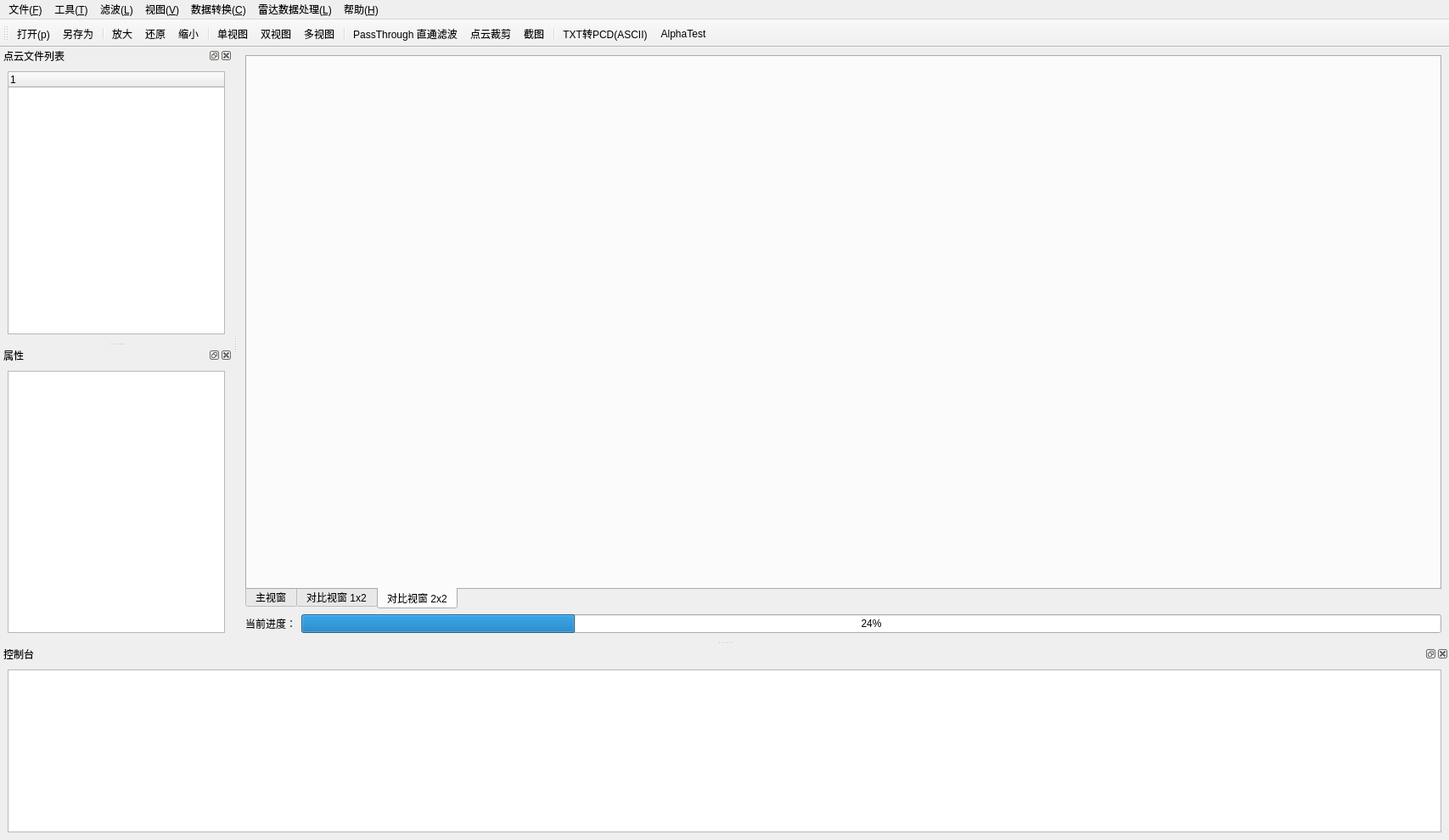
<?xml version="1.0" encoding="UTF-8"?>
<ui version="4.0">
 <class>PCLViewer</class>
 <widget class="QMainWindow" name="PCLViewer">
  <property name="geometry">
   <rect>
    <x>0</x>
    <y>0</y>
    <width>1707</width>
    <height>990</height>
   </rect>
  </property>
  <property name="minimumSize">
   <size>
    <width>0</width>
    <height>0</height>
   </size>
  </property>
  <property name="maximumSize">
   <size>
    <width>5000</width>
    <height>5000</height>
   </size>
  </property>
  <property name="focusPolicy">
   <enum>Qt::StrongFocus</enum>
  </property>
  <property name="acceptDrops">
   <bool>true</bool>
  </property>
  <property name="windowTitle">
   <string>PCLViewer</string>
  </property>
  <property name="dockNestingEnabled">
   <bool>false</bool>
  </property>
  <widget class="QWidget" name="centralwidget">
   <layout class="QGridLayout" name="gridLayout_6">
    <item row="0" column="0">
     <widget class="QTabWidget" name="tabWidget">
      <property name="styleSheet">
       <string notr="true"/>
      </property>
      <property name="tabPosition">
       <enum>QTabWidget::South</enum>
      </property>
      <property name="tabShape">
       <enum>QTabWidget::Rounded</enum>
      </property>
      <property name="currentIndex">
       <number>2</number>
      </property>
      <widget class="QWidget" name="tab">
       <attribute name="title">
        <string>主视窗</string>
       </attribute>
       <layout class="QGridLayout" name="gridLayout">
        <item row="0" column="0">
         <widget class="QVTKWidget" name="qvtkWidget1"/>
        </item>
       </layout>
      </widget>
      <widget class="QWidget" name="tab_2">
       <attribute name="title">
        <string>对比视窗 1x2</string>
       </attribute>
       <layout class="QGridLayout" name="gridLayout_4">
        <item row="0" column="0" colspan="2">
         <widget class="QVTKWidget" name="qvtkWidget2"/>
        </item>
       </layout>
      </widget>
      <widget class="QWidget" name="tab_3">
       <attribute name="title">
        <string>对比视窗 2x2</string>
       </attribute>
       <layout class="QGridLayout" name="gridLayout_5">
        <item row="0" column="0" colspan="2">
         <widget class="QVTKWidget" name="qvtkWidget3"/>
        </item>
       </layout>
      </widget>
     </widget>
    </item>
    <item row="1" column="0">
     <layout class="QGridLayout" name="gridLayout_8">
      <item row="0" column="0">
       <widget class="QLabel" name="label">
        <property name="text">
         <string>当前进度：</string>
        </property>
       </widget>
      </item>
      <item row="0" column="1">
       <widget class="QProgressBar" name="proBar">
        <property name="value">
         <number>24</number>
        </property>
       </widget>
      </item>
     </layout>
    </item>
   </layout>
  </widget>
  <widget class="QMenuBar" name="menuBar">
   <property name="geometry">
    <rect>
     <x>0</x>
     <y>0</y>
     <width>1707</width>
     <height>26</height>
    </rect>
   </property>
   <widget class="QMenu" name="menu_F">
    <property name="title">
     <string>文件(&amp;F)</string>
    </property>
    <addaction name="action_open"/>
    <addaction name="action_saveas"/>
    <addaction name="separator"/>
    <addaction name="action_exit"/>
   </widget>
   <widget class="QMenu" name="menu_T">
    <property name="title">
     <string>工具(&amp;T)</string>
    </property>
    <widget class="QMenu" name="menuKdTree">
     <property name="title">
      <string>KdTree</string>
     </property>
     <property name="icon">
      <iconset>
       <normaloff>images/tree.png</normaloff>images/tree.png</iconset>
     </property>
     <addaction name="action_KNN"/>
     <addaction name="action_Radius"/>
    </widget>
    <addaction name="action_zoomin"/>
    <addaction name="action_zoomout"/>
    <addaction name="action_zoom"/>
    <addaction name="separator"/>
    <addaction name="action_compress"/>
    <addaction name="action_cluster"/>
    <addaction name="menuKdTree"/>
    <addaction name="action_voxel"/>
    <addaction name="separator"/>
    <addaction name="action_trim"/>
    <addaction name="action_screenshot"/>
    <addaction name="separator"/>
    <addaction name="action_copy"/>
   </widget>
   <widget class="QMenu" name="menuAbnzghu">
    <property name="title">
     <string>帮助(&amp;H)</string>
    </property>
    <addaction name="action_setting"/>
    <addaction name="action_about"/>
    <addaction name="separator"/>
    <addaction name="action_help"/>
    <addaction name="action_beta"/>
   </widget>
   <widget class="QMenu" name="menu_C">
    <property name="title">
     <string>数据转换(&amp;C)</string>
    </property>
    <addaction name="action_las2txt"/>
    <addaction name="action_txt2pcd"/>
    <addaction name="action_pcdb2pcda"/>
    <addaction name="action_pcd2txt"/>
   </widget>
   <widget class="QMenu" name="menu_L">
    <property name="title">
     <string>滤波(&amp;L)</string>
    </property>
    <addaction name="action_pass"/>
    <addaction name="action_voxelgrid"/>
    <addaction name="action_outliner"/>
    <addaction name="action_project"/>
    <addaction name="separator"/>
    <addaction name="action_cloud2grayimage"/>
    <addaction name="action_vegetation"/>
   </widget>
   <widget class="QMenu" name="menu_V">
    <property name="title">
     <string>视图(&amp;V)</string>
    </property>
    <addaction name="action_viewer1"/>
    <addaction name="action_viewer2"/>
    <addaction name="action_viewer4"/>
    <addaction name="separator"/>
    <addaction name="action_fullscreen"/>
    <addaction name="action_coordinate"/>
   </widget>
   <widget class="QMenu" name="menu">
    <property name="title">
     <string>雷达数据处理(&amp;L)</string>
    </property>
    <addaction name="action_fixintensity_2"/>
    <addaction name="action_kdtree_2"/>
    <addaction name="action_binarysignal_2"/>
    <addaction name="separator"/>
    <addaction name="action_image2cloud"/>
    <addaction name="action_rgbresampling"/>
   </widget>
   <addaction name="menu_F"/>
   <addaction name="menu_T"/>
   <addaction name="menu_L"/>
   <addaction name="menu_V"/>
   <addaction name="menu_C"/>
   <addaction name="menu"/>
   <addaction name="menuAbnzghu"/>
  </widget>
  <widget class="QToolBar" name="toolBar">
   <property name="windowTitle">
    <string>工具栏</string>
   </property>
   <attribute name="toolBarArea">
    <enum>TopToolBarArea</enum>
   </attribute>
   <attribute name="toolBarBreak">
    <bool>false</bool>
   </attribute>
   <addaction name="action_open"/>
   <addaction name="action_saveas"/>
   <addaction name="separator"/>
   <addaction name="action_zoomin"/>
   <addaction name="action_zoom"/>
   <addaction name="action_zoomout"/>
   <addaction name="separator"/>
   <addaction name="action_viewer1"/>
   <addaction name="action_viewer2"/>
   <addaction name="action_viewer4"/>
   <addaction name="separator"/>
   <addaction name="action_pass"/>
   <addaction name="action_trim"/>
   <addaction name="action_screenshot"/>
   <addaction name="separator"/>
   <addaction name="action_txt2pcd"/>
   <addaction name="action_beta"/>
  </widget>
  <widget class="QDockWidget" name="dockWidget1">
   <property name="mouseTracking">
    <bool>true</bool>
   </property>
   <property name="layoutDirection">
    <enum>Qt::LeftToRight</enum>
   </property>
   <property name="floating">
    <bool>false</bool>
   </property>
   <property name="windowTitle">
    <string>点云文件列表</string>
   </property>
   <attribute name="dockWidgetArea">
    <number>1</number>
   </attribute>
   <widget class="QWidget" name="dockWidgetContents">
    <layout class="QGridLayout" name="gridLayout_2">
     <item row="0" column="0">
      <widget class="QTreeWidget" name="treeWidget">
       <property name="enabled">
        <bool>true</bool>
       </property>
       <property name="focusPolicy">
        <enum>Qt::ClickFocus</enum>
       </property>
       <property name="showDropIndicator" stdset="0">
        <bool>false</bool>
       </property>
       <column>
        <property name="text">
         <string notr="true">1</string>
        </property>
       </column>
      </widget>
     </item>
    </layout>
   </widget>
  </widget>
  <widget class="QDockWidget" name="dockWidget2">
   <property name="acceptDrops">
    <bool>true</bool>
   </property>
   <property name="floating">
    <bool>false</bool>
   </property>
   <property name="windowTitle">
    <string>属性</string>
   </property>
   <attribute name="dockWidgetArea">
    <number>1</number>
   </attribute>
   <widget class="QWidget" name="dockWidgetContents_2">
    <layout class="QGridLayout" name="gridLayout_3">
     <item row="0" column="0">
      <widget class="QTableWidget" name="tableWidget">
       <property name="contextMenuPolicy">
        <enum>Qt::CustomContextMenu</enum>
       </property>
      </widget>
     </item>
    </layout>
   </widget>
  </widget>
  <widget class="QDockWidget" name="dockWidget3">
   <property name="layoutDirection">
    <enum>Qt::LeftToRight</enum>
   </property>
   <property name="windowTitle">
    <string>控制台</string>
   </property>
   <attribute name="dockWidgetArea">
    <number>8</number>
   </attribute>
   <widget class="QWidget" name="dockWidgetContents_8">
    <layout class="QGridLayout" name="gridLayout_7">
     <item row="0" column="0">
      <widget class="QListView" name="listView">
       <property name="mouseTracking">
        <bool>true</bool>
       </property>
      </widget>
     </item>
    </layout>
   </widget>
  </widget>
  <action name="action_open">
   <property name="icon">
    <iconset>
     <normaloff>images/openfile.png</normaloff>images/openfile.png</iconset>
   </property>
   <property name="text">
    <string>打开(&amp;p)</string>
   </property>
  </action>
  <action name="action_voxel">
   <property name="text">
    <string>体素化</string>
   </property>
  </action>
  <action name="action_KNN">
   <property name="text">
    <string>KNN</string>
   </property>
  </action>
  <action name="action_Radius">
   <property name="text">
    <string>Radius</string>
   </property>
  </action>
  <action name="action_cluster">
   <property name="text">
    <string>聚类</string>
   </property>
  </action>
  <action name="action_compress">
   <property name="text">
    <string>压缩</string>
   </property>
  </action>
  <action name="action_about">
   <property name="icon">
    <iconset>
     <normaloff>images/about.png</normaloff>images/about.png</iconset>
   </property>
   <property name="text">
    <string>关于</string>
   </property>
  </action>
  <action name="action_las2txt">
   <property name="text">
    <string>LAS转TXT</string>
   </property>
  </action>
  <action name="action_pass">
   <property name="icon">
    <iconset>
     <normaloff>images/filter.png</normaloff>images/filter.png</iconset>
   </property>
   <property name="text">
    <string>PassThrough 直通滤波</string>
   </property>
  </action>
  <action name="action_voxelgrid">
   <property name="text">
    <string>VoxelGrid 下采样</string>
   </property>
  </action>
  <action name="action_outliner">
   <property name="text">
    <string>StatisicalOutlierRemoval 移除离群点</string>
   </property>
  </action>
  <action name="action_project">
   <property name="text">
    <string>Projection 点云投影</string>
   </property>
  </action>
  <action name="action66">
   <property name="text">
    <string>提取索引</string>
   </property>
  </action>
  <action name="action_pcdb2pcda">
   <property name="text">
    <string>PCD(Binary)转PCD(ASCII)</string>
   </property>
  </action>
  <action name="action_fixintensity">
   <property name="text">
    <string>反射强度修复</string>
   </property>
  </action>
  <action name="action_txt2pcd">
   <property name="icon">
    <iconset>
     <normaloff>images/exchange.png</normaloff>images/exchange.png</iconset>
   </property>
   <property name="text">
    <string>TXT转PCD(ASCII)</string>
   </property>
  </action>
  <action name="action_pcd2txt">
   <property name="text">
    <string>PCD(ASCII)转TXT</string>
   </property>
  </action>
  <action name="action_kdtree">
   <property name="text">
    <string>Kd-Tree 超聚类</string>
   </property>
  </action>
  <action name="action_exit">
   <property name="text">
    <string>退出</string>
   </property>
  </action>
  <action name="action_binarysignal">
   <property name="text">
    <string>二进制信号生成</string>
   </property>
  </action>
  <action name="action_cloud2grayimage">
   <property name="text">
    <string>点云转灰度图</string>
   </property>
  </action>
  <action name="action_zoomin">
   <property name="icon">
    <iconset>
     <normaloff>images/zoom-in.png</normaloff>images/zoom-in.png</iconset>
   </property>
   <property name="text">
    <string>放大</string>
   </property>
  </action>
  <action name="action_zoomout">
   <property name="icon">
    <iconset>
     <normaloff>images/zoom-out.png</normaloff>images/zoom-out.png</iconset>
   </property>
   <property name="text">
    <string>缩小</string>
   </property>
  </action>
  <action name="action_trim">
   <property name="icon">
    <iconset>
     <normaloff>images/clip.png</normaloff>images/clip.png</iconset>
   </property>
   <property name="text">
    <string>点云裁剪</string>
   </property>
  </action>
  <action name="action_viewer1">
   <property name="icon">
    <iconset>
     <normaloff>images/multiviewer1.png</normaloff>images/multiviewer1.png</iconset>
   </property>
   <property name="text">
    <string>单视图</string>
   </property>
  </action>
  <action name="action_viewer2">
   <property name="icon">
    <iconset>
     <normaloff>images/multiviewer2.png</normaloff>images/multiviewer2.png</iconset>
   </property>
   <property name="text">
    <string>双视图</string>
   </property>
  </action>
  <action name="action_viewer4">
   <property name="icon">
    <iconset>
     <normaloff>images/multiviewer4.png</normaloff>images/multiviewer4.png</iconset>
   </property>
   <property name="text">
    <string>多视图</string>
   </property>
  </action>
  <action name="action_fixintensity_2">
   <property name="text">
    <string>反射强度修复</string>
   </property>
  </action>
  <action name="action_kdtree_2">
   <property name="text">
    <string>Kd-Tree 超聚类</string>
   </property>
  </action>
  <action name="action_binarysignal_2">
   <property name="text">
    <string>二进制信号生成</string>
   </property>
  </action>
  <action name="action_image2cloud">
   <property name="text">
    <string>图片转三维点云</string>
   </property>
  </action>
  <action name="action_help">
   <property name="icon">
    <iconset>
     <normaloff>images/help.png</normaloff>images/help.png</iconset>
   </property>
   <property name="text">
    <string>使用说明</string>
   </property>
  </action>
  <action name="action_saveas">
   <property name="icon">
    <iconset>
     <normaloff>images/saveas.png</normaloff>images/saveas.png</iconset>
   </property>
   <property name="text">
    <string>另存为</string>
   </property>
  </action>
  <action name="action_zoom">
   <property name="icon">
    <iconset>
     <normaloff>images/zoom.png</normaloff>images/zoom.png</iconset>
   </property>
   <property name="text">
    <string>还原</string>
   </property>
  </action>
  <action name="action_screenshot">
   <property name="icon">
    <iconset>
     <normaloff>images/screenshot.png</normaloff>images/screenshot.png</iconset>
   </property>
   <property name="text">
    <string>截图</string>
   </property>
  </action>
  <action name="action_setting">
   <property name="icon">
    <iconset>
     <normaloff>images/setting.png</normaloff>images/setting.png</iconset>
   </property>
   <property name="text">
    <string>设置</string>
   </property>
  </action>
  <action name="action_copy">
   <property name="icon">
    <iconset>
     <normaloff>images/copy.png</normaloff>images/copy.png</iconset>
   </property>
   <property name="text">
    <string>复制点云文件</string>
   </property>
  </action>
  <action name="action_fullscreen">
   <property name="icon">
    <iconset>
     <normaloff>images/fullscreen.png</normaloff>images/fullscreen.png</iconset>
   </property>
   <property name="text">
    <string>全屏显示</string>
   </property>
  </action>
  <action name="action_coordinate">
   <property name="icon">
    <iconset>
     <normaloff>images/coordinate.png</normaloff>images/coordinate.png</iconset>
   </property>
   <property name="text">
    <string>坐标系</string>
   </property>
  </action>
  <action name="action_vegetation">
   <property name="icon">
    <iconset>
     <normaloff>images/grass.png</normaloff>images/grass.png</iconset>
   </property>
   <property name="text">
    <string>植被提取</string>
   </property>
  </action>
  <action name="action_beta">
   <property name="icon">
    <iconset>
     <normaloff>images/beta.png</normaloff>images/beta.png</iconset>
   </property>
   <property name="text">
    <string>AlphaTest</string>
   </property>
  </action>
  <action name="action_rgbresampling">
   <property name="text">
    <string>颜色重采样</string>
   </property>
  </action>
 </widget>
 <customwidgets>
  <customwidget>
   <class>QVTKWidget</class>
   <extends>QWidget</extends>
   <header>QVTKWidget.h</header>
  </customwidget>
 </customwidgets>
 <resources/>
 <connections/>
</ui>
